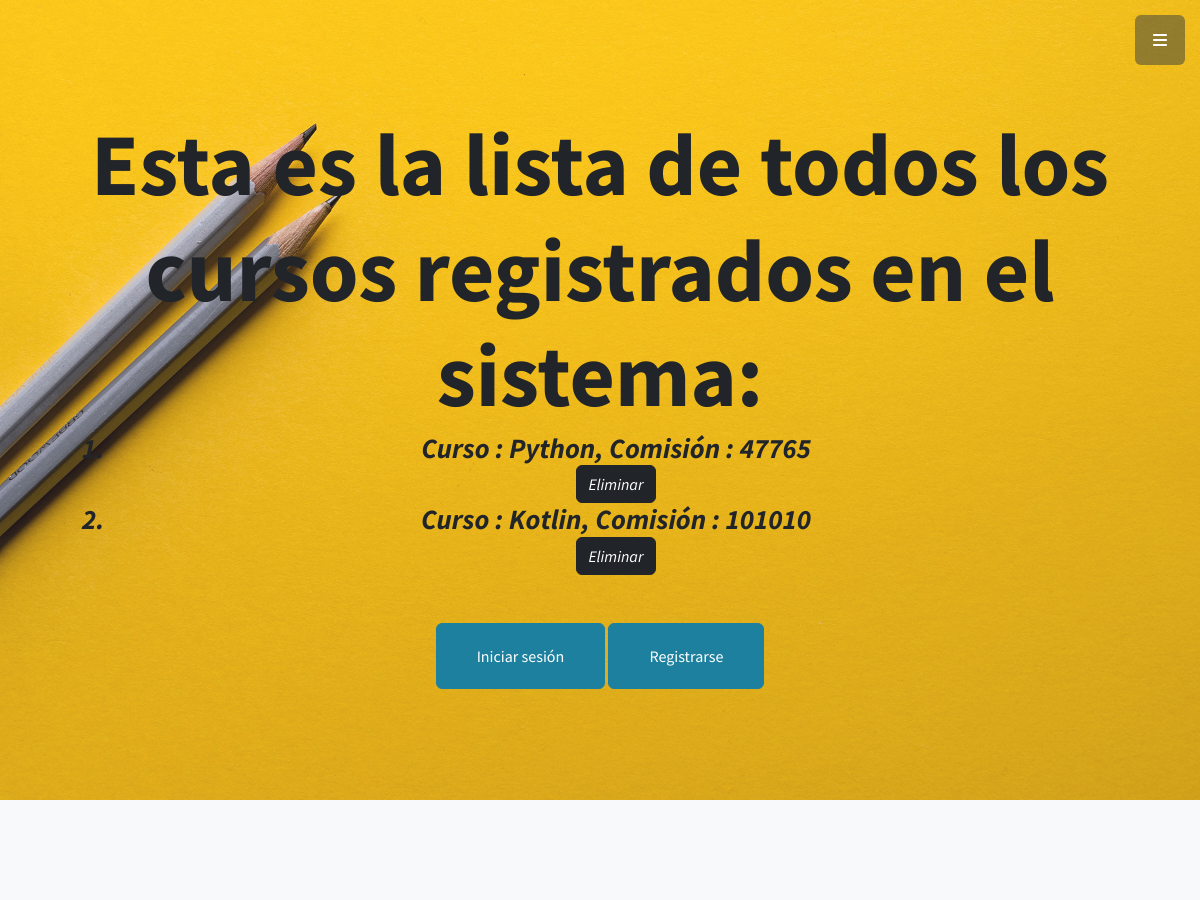
Before: /AppCoder/cursos/ (upper part) with the older database file.
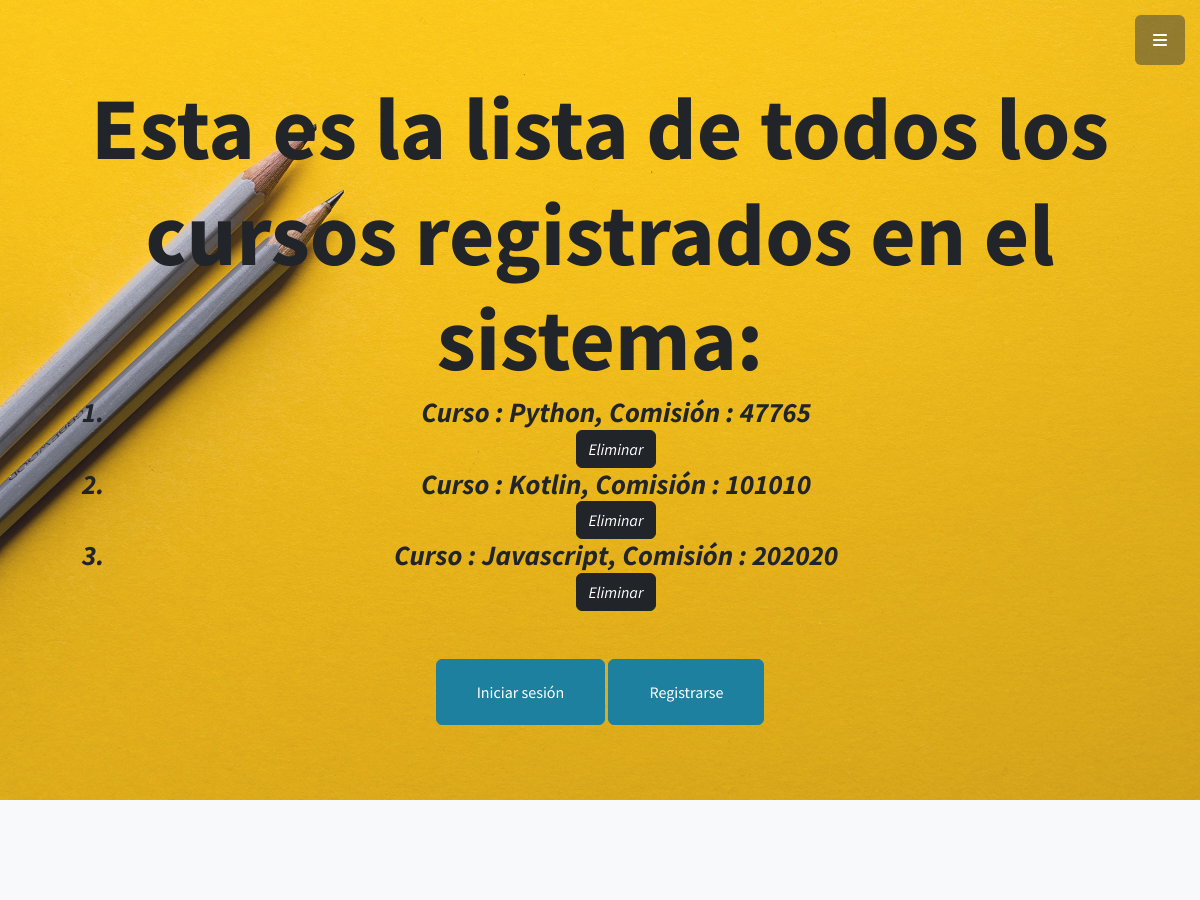
After: the same page with the newer database file.
### AppCoder/models.py (models this page shows)
class Curso(models.Model):
    nombre = models.CharField(max_length=30)
    comision = models.IntegerField()

### AppCoder/views.py (the view)
# urls.py: path('cursos/', ver_cursos, name='VerCursos'),
def ver_cursos(request):
    todosLosCursos = Curso.objects.all()
    return render(request, "AppCoder/ver_cursos.html", {'todosLosCursos': todosLosCursos})

### AppCoder/Templates/AppCoder/ver_cursos.html
{% extends 'AppCoder/padre.html' %}
{% block title %}
Esta es la lista de todos los cursos registrados en el sistema:
{% endblock %}
{% block form%}
        <ol>
            {% for curso in todosLosCursos %}
            <li>
                Curso : {{curso.nombre}},
                Comisión : {{curso.comision}}
            </li>
            <a class="btn btn-dark btn-l" href="{% url 'eliminarCurso' curso.nombre %}">Eliminar</a>
            {% endfor %}
        </ol>
{%endblock%}

Changed rows visible on the page:
added Curso: nombre "Javascript", comision "202020"
